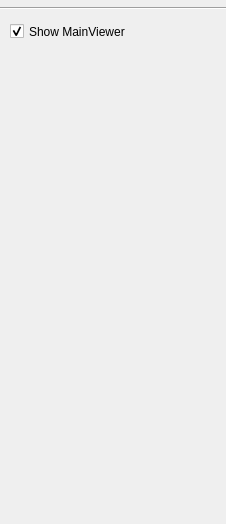
<?xml version="1.0" encoding="UTF-8"?>
<ui version="4.0">
 <class>MainViewerControl</class>
 <widget class="QWidget" name="MainViewerControl">
  <property name="geometry">
   <rect>
    <x>0</x>
    <y>0</y>
    <width>226</width>
    <height>524</height>
   </rect>
  </property>
  <property name="windowTitle">
   <string>Form</string>
  </property>
  <widget class="QCheckBox" name="toggleVisibility">
   <property name="geometry">
    <rect>
     <x>10</x>
     <y>20</y>
     <width>211</width>
     <height>23</height>
    </rect>
   </property>
   <property name="text">
    <string>Show MainViewer</string>
   </property>
   <property name="checked">
    <bool>true</bool>
   </property>
  </widget>
  <widget class="Line" name="line">
   <property name="geometry">
    <rect>
     <x>0</x>
     <y>0</y>
     <width>911</width>
     <height>16</height>
    </rect>
   </property>
   <property name="orientation">
    <enum>Qt::Horizontal</enum>
   </property>
  </widget>
 </widget>
 <resources/>
 <connections/>
</ui>
